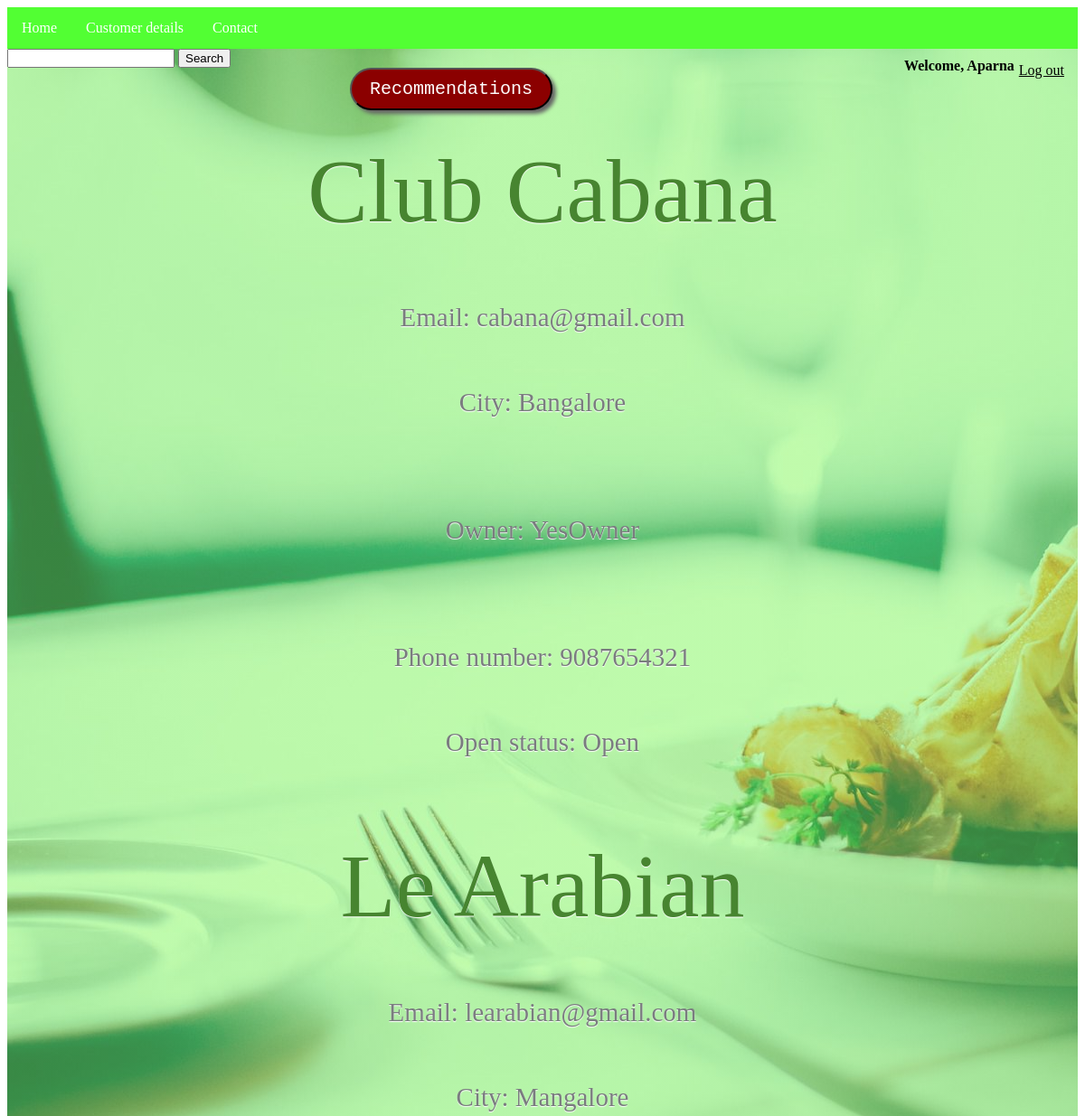
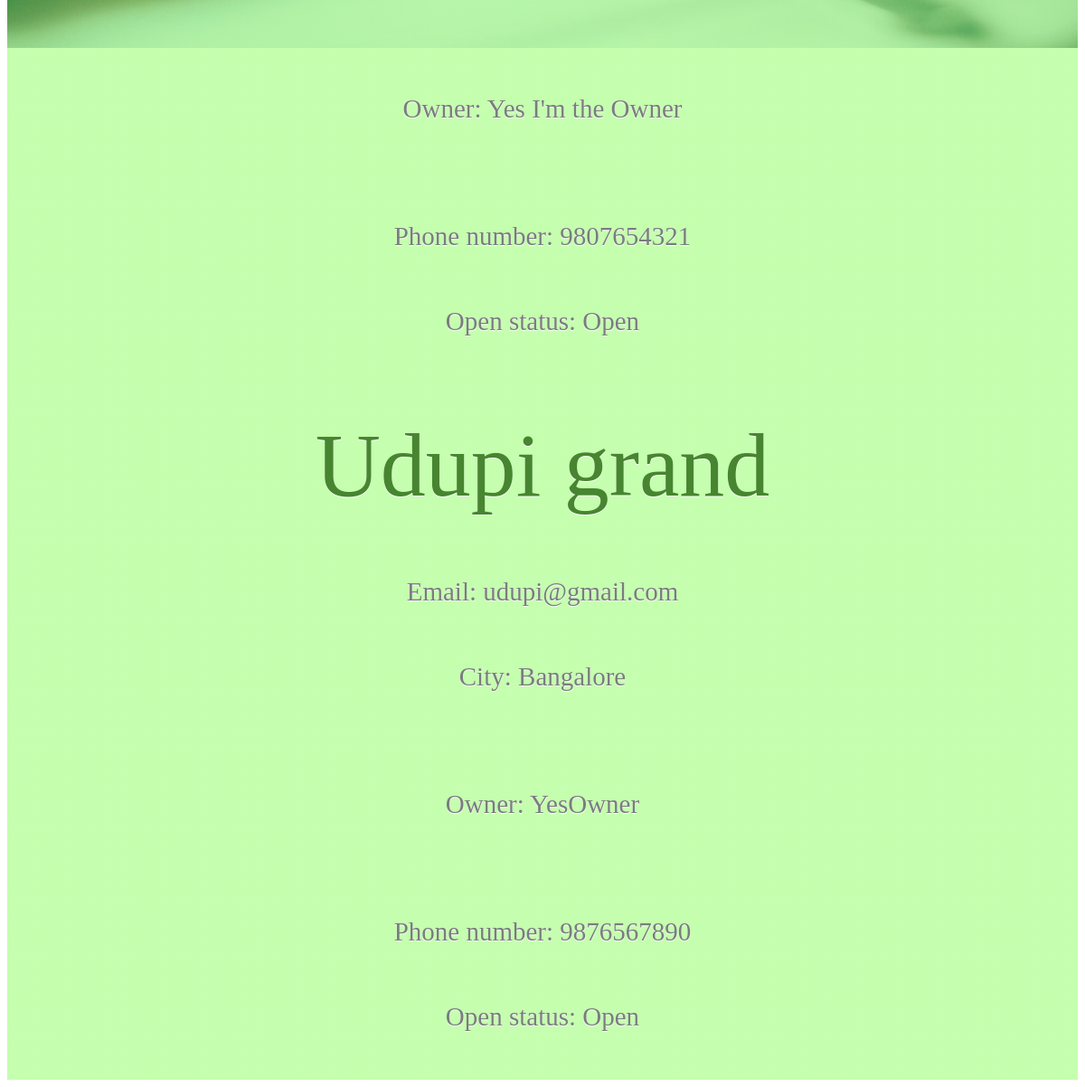
The page /cus_home.php (signed in) on the database its author committed (2 pictures, top to bottom).
### tables this page shows
CREATE TABLE `res_register` (
  `resname` varchar(100) NOT NULL,
  `email` varchar(100) NOT NULL,
  `password` varchar(50) NOT NULL,
  `city` varchar(80) NOT NULL,
  `owner` varchar(50) DEFAULT NULL,
  `phone` bigint(10) NOT NULL,
  `status` varchar(50) NOT NULL,
  `cuisines` varchar(50) NOT NULL,
  PRIMARY KEY (`resname`)
);

### cus_home.php (the view, shortened to what this page needs)
<?php
	include('connect.php');
	$query = "select resname, email, city, owner, phone, status from res_register";
	$result = mysqli_query($db, $query);
?>
<!DOCTYPE html>
<html>
<head>
</head>
<body>
<div class="tinted-image">
<ul>
  <li><a class="active" href="cus_home.php">Home</a></li>
  <li><a href="cus_details.php">Customer details</a></li>
  <li><a href="contact.html">Contact</a></li>
</ul>
<div style="float:right; color:black;padding:10px">
         <strong>
    <?php
        echo "Welcome, ";echo $_SESSION['username'];
         ?></strong>
    <a style="float:right; color:black;padding:5px" href="logout.php">Log out</a>
</div>
<form action="search.php" method="POST">
    <input type="text" name="query" />
    <input type="submit" value="Search" />
</form>
<form action="recommendation.php" method="POST">
<center><input type="submit" name="recommendations" value="Recommendations" class="btn"></center>
</form>
<article>
	<?php while($row=mysqli_fetch_array($result, MYSQLI_ASSOC))
  {
	echo "<h6> ".$row['resname']." </h6><br>";
	echo "<p> Email: ".$row['email']."</p>";
	echo "<p>City: ".$row['city']."</p><br>";
	echo "<p>Owner: ".$row['owner']."</p><br>";
	echo "<p>Phone number: ".$row['phone']."</p>";
	echo "<p>Open status: ".$row['status']."</p><br>";
  }?>
  </article>
  </div>
</body>
</html>

### cus_home.php (style rules this page uses)
h6 { color: #478530; font-family: "Great Vibes", cursive; font-size: 100px; line-height: 100px; font-weight: normal; margin-bottom: 0px; margin-top: 40px; text-align: center; text-shadow: 0 1px 1px #fff; }
p { color: #7a7c7f; font-size: 29px; font-family: "Libre Baskerville", serif; line-height: 45px; text-align: center; text-shadow: 0 1px 1px #fff; padding-top: 20px; }
ul { list-style-type: none; margin: 0; padding: 0; overflow: hidden; background-color: #52ff33; }
li { float: left; }
li a { display: block; color: white;x text-align: center; padding: 14px 16px; text-decoration: none; }
.btn { background: #8b0000; background-image: -webkit-linear-gradient(top, #8b0000, #8b0000); background-image: -moz-linear-gradient(top, #8b0000, #8b0000); background-image: -ms-linear-gradient(top, #8b0000, #8b0000); background-image: -o-linear-gradient(top, #8b0000, #8b0000); background-image: linear-gradient(to bottom, #8b0000, #8b0000); -webkit-border-radius: 28; -moz-border-radius: 28; border-radius: 28px; -webkit-box-shadow: 4px 4px 4px #666666; -moz-box-shadow: 4px 4px 4px #666666; box-shadow: 4px 4px 4px #666666; font-family: Courier New; color: #ffffff; font-size: 20px; padding: 10px 20px 10px 20px; text-align: center; text-decoration: none; }
.tinted-image { background: linear-gradient( rgba(125, 254, 76, 0.45), rgba(125, 254, 76, 0.45) ), url(image.jpg); background-repeat: no-repeat; }

### rows shown on the page
res_register: resname "Club Cabana", email "cabana@gmail.com", city "Bangalore", owner "YesOwner", phone "9087654321", status "Open"
res_register: resname "Le Arabian", email "learabian@gmail.com", city "Mangalore", owner "Yes I'm the Owner", phone "9807654321", status "Open"
res_register: resname "Udupi grand", email "udupi@gmail.com", city "Bangalore", owner "YesOwner", phone "9876567890", status "Open"

### other values the page prints
$_SESSION['username'] "Aparna"
